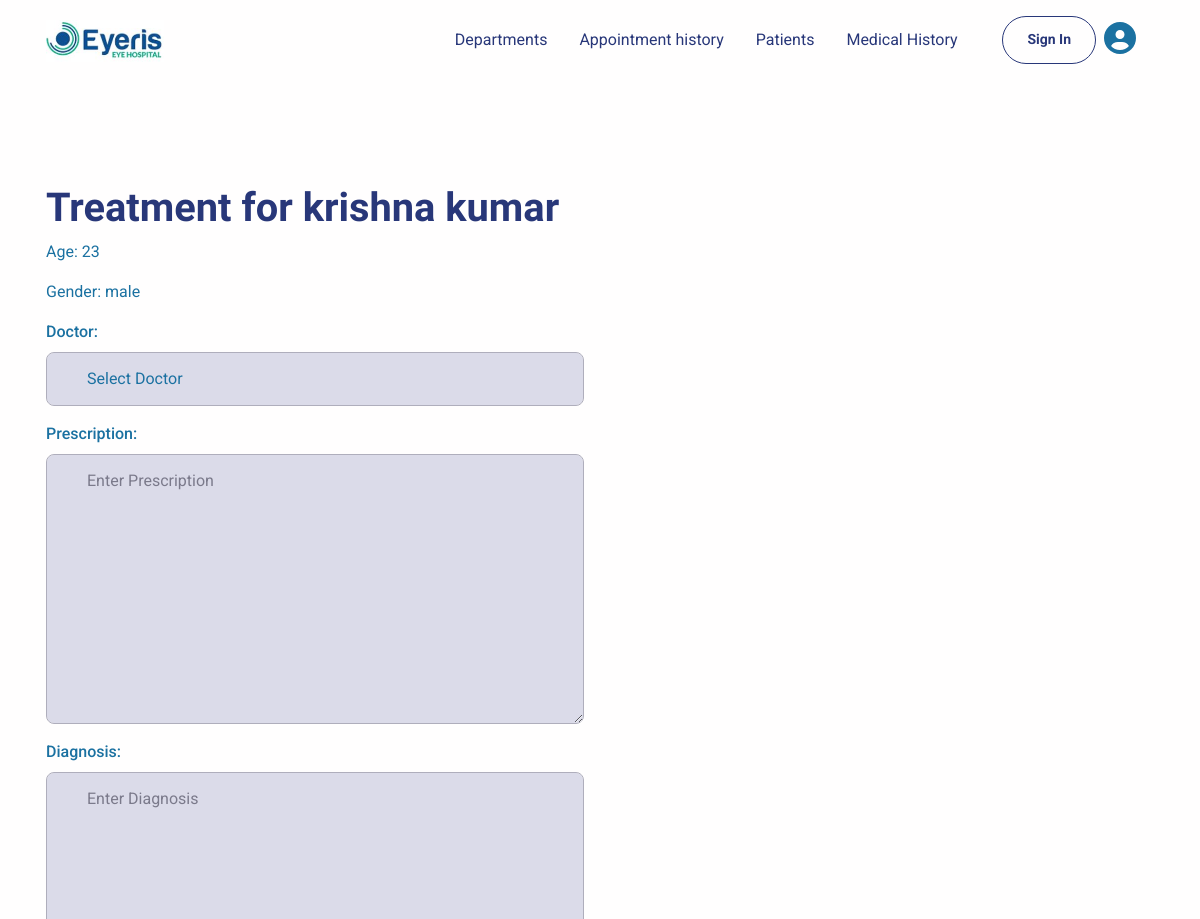
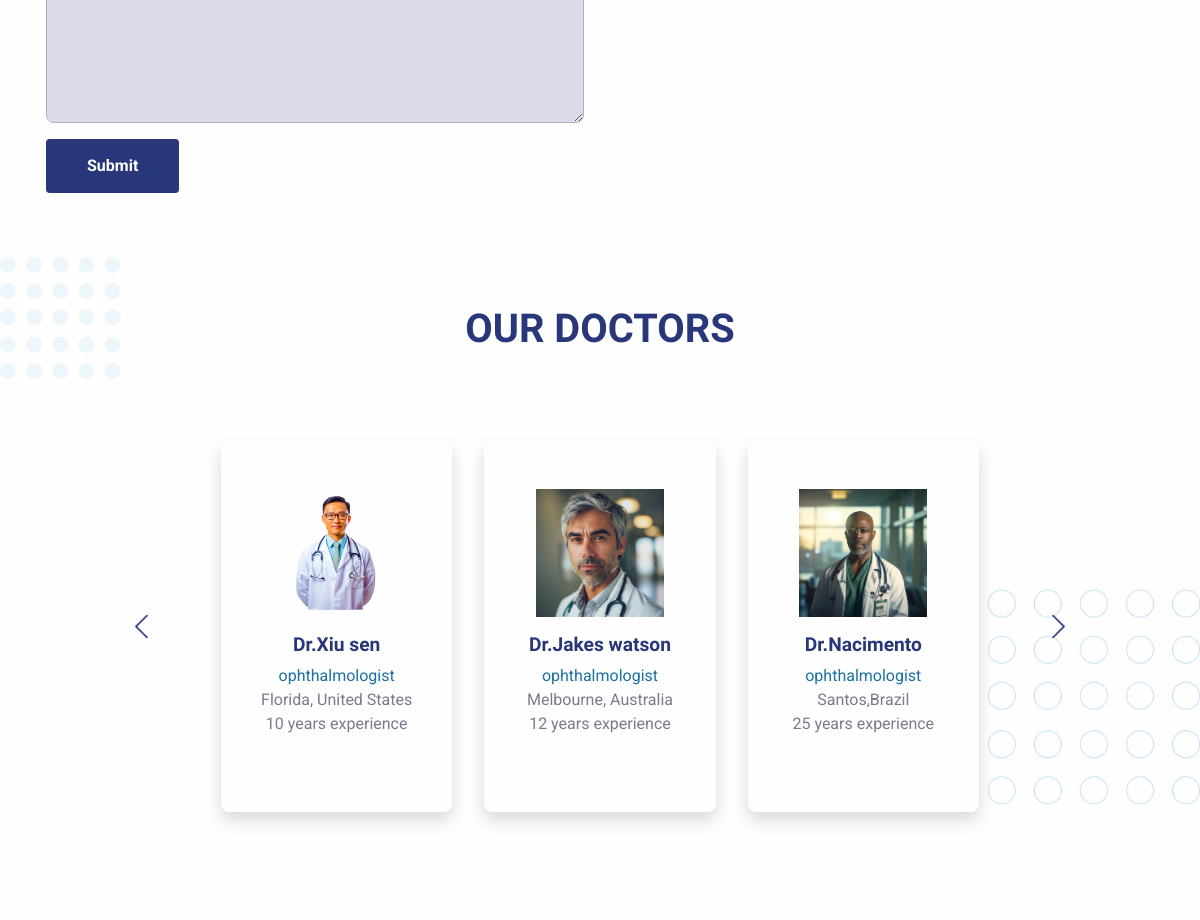
Page /patienttreat/3/ on the committed database (2 pictures, top to bottom).
### userapp/models.py (models this page shows, shortened)
class Patient(models.Model):
    user = models.OneToOneField(User, on_delete=models.CASCADE)
    token_number = models.IntegerField(default=0)
    username = models.CharField(max_length=50, blank=True, default="")
    name = models.CharField(max_length=200)
    age = models.IntegerField()
    sex = models.ForeignKey(Sex, on_delete=models.CASCADE, null=True, blank=True)
    dateofbirth = models.DateField(null=True, blank=True)
    address = models.TextField(max_length=200, blank=True)
    phone_number = models.IntegerField(null=True, blank=True)
    email = models.EmailField()
    Image = models.ImageField(upload_to='book_media')
    scheduled_time = models.DateTimeField(null=True, blank=True)
    Reason = models.TextField(max_length=200)

class Sex(models.Model):
    sex = models.CharField(max_length=10)
    def __str__(self):
        return self.sex

### doctorapp/views.py (the view)
# urls.py: path('patienttreat/<int:patient_id>/', views.TreatView, name='treat'),
def TreatView(request, patient_id):
    patient = get_object_or_404(Patient, id=patient_id)
    if request.method == 'POST':
        form = DoctorPatientForm(request.POST)
        if form.is_valid():
            doctor_patient = form.save(commit=False)
            doctor_patient.patient = patient
            doctor_patient.save()
            return redirect('doctorapp:okay')
    else:
        form = DoctorPatientForm()
    return render(request, 'doctor/treat.html', {'form': form, 'patient': patient})

### doctorapp/forms.py
class DoctorPatientForm(forms.ModelForm):
    doctor = forms.ModelChoiceField(
        queryset=Doctor.objects.order_by('doctor_name'),
        empty_label="Select Doctor",
        widget=forms.Select(attrs={'class': 'form-control'})
    )
    class Meta:
        model = DoctorPatient
        fields = ['doctor', 'prescription', 'diagnosis']  # Ensure 'doctor' is a selectable field
        widgets = {
            'doctor': forms.Select(attrs={
                'class': 'form-control',
                'placeholder': 'Select Doctor Name',
            }),
            'prescription': forms.Textarea(attrs={
                'class': 'form-control',
                'placeholder': 'Enter Prescription',
            }),
            'diagnosis': forms.Textarea(attrs={
                'class': 'form-control',
                'placeholder': 'Enter Diagnosis',
            }),
        }

### doctorapp/models.py (called while the page is built)
    def __str__(self):
            return self.doctor_name.Doctorname

### templates/doctor/treat.html (shortened to what this page needs)
{% extends 'doctor/index.html' %}
{% load static %}
{% block content %}
<html lang="en">
<head>
</head>
<body>
    <h1>Treatment for {{ patient.name }}</h1>
    <p>Age: {{ patient.age }}</p>
    <p>Gender: {{ patient.sex }}</p>
    <form method="post">
        {{ form.as_p }}
        <button type="submit" class="btn btn-primary">Submit</button>
    </form>
</body>
</html>
{% endblock %}

### rows in the picture
Patient: name "krishna kumar", age "23", sex "male"
